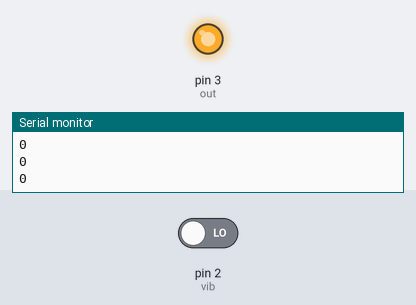
A sketch run on a simulated Arduino Uno, built with avr-gcc and run on an emulated ATmega328P. Shown: output pins drawn as LEDs (lit = HIGH), the last lines printed to the serial monitor. The inputs (shaded band) are chosen by the test bench; at power-on: pin 2 (vib) LOW.

Above: at 1.8 s.
1.9 s: pin 2 (vib) driven HIGH
At 3.2 s:
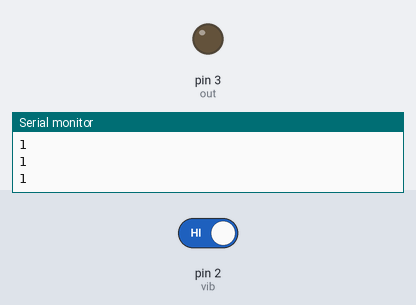
3.5 s: pin 2 (vib) driven LOW
At 4.5 s:
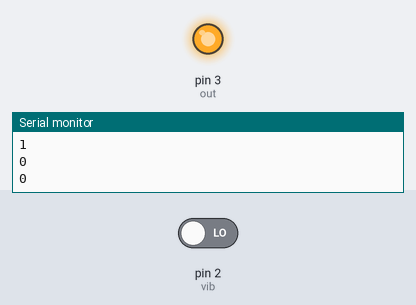
Timing chart, 0 to 6.5 s (numbered marks = the images above; inputs shaded):
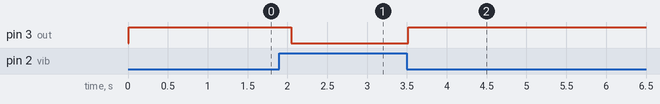

The sketch:

Vibration_Detection.ino
```cpp
/*===============VIBRATION DETECTION==============
  Dibuat Oleh Tim Digiware
  ==========================================
  Konfigurasi Pin:
  |--------------------------------------------------------|
  |                                    | Arduino Base HAT  |
  |--------------------------------------------------------|
  |Grove - Red/Green/Blue LED / Buzzer |         D3        |
  |Grove - Vibration Sensor            |         D2        |
  |--------------------------------------------------------|
*/

int vib = 2;
int out = 3;

void setup() {
 Serial.begin(9600);
 pinMode(vib,INPUT);
 pinMode(out,OUTPUT);
}

void loop() {

  int data = digitalRead(vib);
  Serial.println(data);
  delay(10);

  if(data == HIGH)
  {
    digitalWrite(out, LOW);
  }

  else
  {
    digitalWrite(out, HIGH);
    delay(500);

  }

}
```

Measured:
- after the input at 1.9 s, pin 3 (out): HIGH → LOW after 0.15 s
- after the input at 3.5 s, pin 3 (out): LOW → HIGH at once
